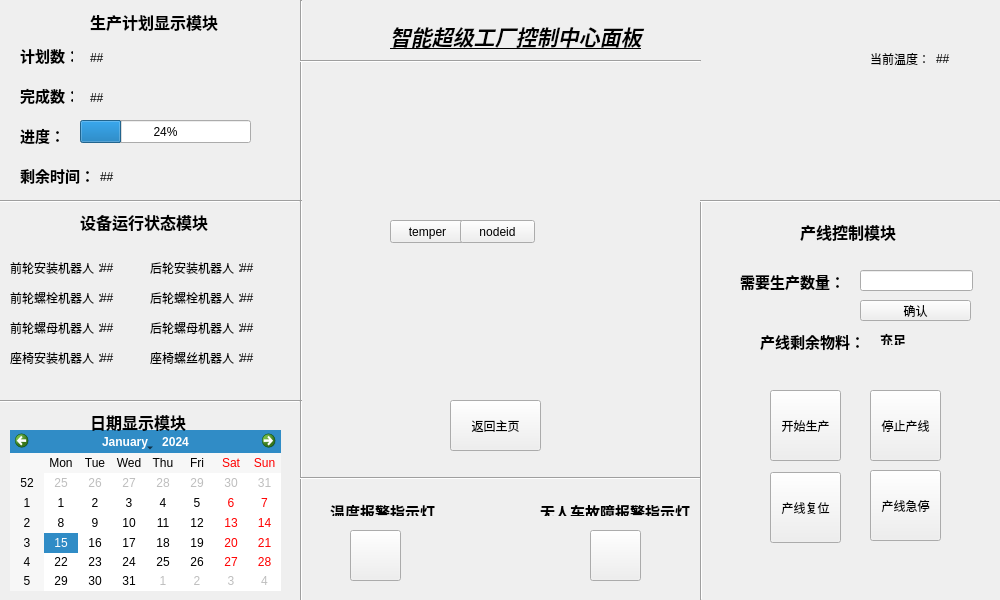
<?xml version="1.0" encoding="UTF-8"?>
<ui version="4.0">
 <class>admin</class>
 <widget class="QWidget" name="admin">
  <property name="geometry">
   <rect>
    <x>0</x>
    <y>0</y>
    <width>1000</width>
    <height>600</height>
   </rect>
  </property>
  <property name="windowTitle">
   <string>超级智能工厂控制中心面板</string>
  </property>
  <property name="styleSheet">
   <string notr="true">QWidget#admin{
background-image: url(:/wbg.jpg);
}</string>
  </property>
  <widget class="QPushButton" name="ui_back">
   <property name="geometry">
    <rect>
     <x>450</x>
     <y>400</y>
     <width>91</width>
     <height>51</height>
    </rect>
   </property>
   <property name="text">
    <string>返回主页</string>
   </property>
  </widget>
  <widget class="QPushButton" name="pushButton">
   <property name="geometry">
    <rect>
     <x>390</x>
     <y>220</y>
     <width>75</width>
     <height>23</height>
    </rect>
   </property>
   <property name="text">
    <string>temper</string>
   </property>
  </widget>
  <widget class="QPushButton" name="pushButton_2">
   <property name="geometry">
    <rect>
     <x>460</x>
     <y>220</y>
     <width>75</width>
     <height>23</height>
    </rect>
   </property>
   <property name="text">
    <string>nodeid</string>
   </property>
  </widget>
  <widget class="QLabel" name="label_2">
   <property name="geometry">
    <rect>
     <x>90</x>
     <y>10</y>
     <width>141</width>
     <height>21</height>
    </rect>
   </property>
   <property name="text">
    <string>&lt;html&gt;&lt;head/&gt;&lt;body&gt;&lt;p&gt;&lt;span style=&quot; font-size:12pt; font-weight:700;&quot;&gt;生产计划显示模块&lt;/span&gt;&lt;/p&gt;&lt;/body&gt;&lt;/html&gt;</string>
   </property>
  </widget>
  <widget class="QLabel" name="label_3">
   <property name="geometry">
    <rect>
     <x>20</x>
     <y>40</y>
     <width>53</width>
     <height>31</height>
    </rect>
   </property>
   <property name="text">
    <string>&lt;html&gt;&lt;head/&gt;&lt;body&gt;&lt;p&gt;&lt;span style=&quot; font-size:11pt; font-weight:700;&quot;&gt;计划数：&lt;/span&gt;&lt;/p&gt;&lt;/body&gt;&lt;/html&gt;</string>
   </property>
  </widget>
  <widget class="Line" name="line">
   <property name="geometry">
    <rect>
     <x>0</x>
     <y>200</y>
     <width>300</width>
     <height>2</height>
    </rect>
   </property>
   <property name="orientation">
    <enum>Qt::Orientation::Horizontal</enum>
   </property>
  </widget>
  <widget class="Line" name="line_2">
   <property name="geometry">
    <rect>
     <x>300</x>
     <y>0</y>
     <width>2</width>
     <height>201</height>
    </rect>
   </property>
   <property name="orientation">
    <enum>Qt::Orientation::Vertical</enum>
   </property>
  </widget>
  <widget class="Line" name="line_3">
   <property name="geometry">
    <rect>
     <x>0</x>
     <y>400</y>
     <width>300</width>
     <height>2</height>
    </rect>
   </property>
   <property name="orientation">
    <enum>Qt::Orientation::Horizontal</enum>
   </property>
  </widget>
  <widget class="Line" name="line_4">
   <property name="geometry">
    <rect>
     <x>300</x>
     <y>200</y>
     <width>2</width>
     <height>201</height>
    </rect>
   </property>
   <property name="orientation">
    <enum>Qt::Orientation::Vertical</enum>
   </property>
  </widget>
  <widget class="Line" name="line_5">
   <property name="geometry">
    <rect>
     <x>0</x>
     <y>600</y>
     <width>300</width>
     <height>2</height>
    </rect>
   </property>
   <property name="orientation">
    <enum>Qt::Orientation::Horizontal</enum>
   </property>
  </widget>
  <widget class="Line" name="line_6">
   <property name="geometry">
    <rect>
     <x>300</x>
     <y>400</y>
     <width>2</width>
     <height>201</height>
    </rect>
   </property>
   <property name="orientation">
    <enum>Qt::Orientation::Vertical</enum>
   </property>
  </widget>
  <widget class="Line" name="line_7">
   <property name="geometry">
    <rect>
     <x>700</x>
     <y>200</y>
     <width>3</width>
     <height>400</height>
    </rect>
   </property>
   <property name="orientation">
    <enum>Qt::Orientation::Vertical</enum>
   </property>
  </widget>
  <widget class="Line" name="line_8">
   <property name="geometry">
    <rect>
     <x>700</x>
     <y>200</y>
     <width>300</width>
     <height>2</height>
    </rect>
   </property>
   <property name="orientation">
    <enum>Qt::Orientation::Horizontal</enum>
   </property>
  </widget>
  <widget class="Line" name="line_9">
   <property name="geometry">
    <rect>
     <x>300</x>
     <y>470</y>
     <width>401</width>
     <height>16</height>
    </rect>
   </property>
   <property name="orientation">
    <enum>Qt::Orientation::Horizontal</enum>
   </property>
  </widget>
  <widget class="QLabel" name="label_4">
   <property name="geometry">
    <rect>
     <x>330</x>
     <y>500</y>
     <width>111</width>
     <height>16</height>
    </rect>
   </property>
   <property name="text">
    <string>&lt;html&gt;&lt;head/&gt;&lt;body&gt;&lt;p&gt;&lt;span style=&quot; font-size:11pt; font-weight:700;&quot;&gt;温度报警指示灯&lt;/span&gt;&lt;/p&gt;&lt;/body&gt;&lt;/html&gt;</string>
   </property>
  </widget>
  <widget class="QPushButton" name="ui_tempnormal">
   <property name="geometry">
    <rect>
     <x>350</x>
     <y>530</y>
     <width>51</width>
     <height>51</height>
    </rect>
   </property>
   <property name="text">
    <string/>
   </property>
  </widget>
  <widget class="QLabel" name="ui_plannumber">
   <property name="geometry">
    <rect>
     <x>90</x>
     <y>50</y>
     <width>53</width>
     <height>15</height>
    </rect>
   </property>
   <property name="text">
    <string>##</string>
   </property>
  </widget>
  <widget class="QLabel" name="label_7">
   <property name="geometry">
    <rect>
     <x>20</x>
     <y>120</y>
     <width>53</width>
     <height>31</height>
    </rect>
   </property>
   <property name="text">
    <string>&lt;html&gt;&lt;head/&gt;&lt;body&gt;&lt;p&gt;&lt;span style=&quot; font-size:11pt; font-weight:700;&quot;&gt;进度：&lt;/span&gt;&lt;/p&gt;&lt;/body&gt;&lt;/html&gt;</string>
   </property>
  </widget>
  <widget class="QLabel" name="label_8">
   <property name="geometry">
    <rect>
     <x>20</x>
     <y>80</y>
     <width>53</width>
     <height>31</height>
    </rect>
   </property>
   <property name="text">
    <string>&lt;html&gt;&lt;head/&gt;&lt;body&gt;&lt;p&gt;&lt;span style=&quot; font-size:11pt; font-weight:700;&quot;&gt;完成数：&lt;/span&gt;&lt;/p&gt;&lt;/body&gt;&lt;/html&gt;</string>
   </property>
  </widget>
  <widget class="QLabel" name="label_9">
   <property name="geometry">
    <rect>
     <x>20</x>
     <y>160</y>
     <width>71</width>
     <height>31</height>
    </rect>
   </property>
   <property name="text">
    <string>&lt;html&gt;&lt;head/&gt;&lt;body&gt;&lt;p&gt;&lt;span style=&quot; font-size:11pt; font-weight:700;&quot;&gt;剩余时间：&lt;/span&gt;&lt;/p&gt;&lt;/body&gt;&lt;/html&gt;</string>
   </property>
  </widget>
  <widget class="QLabel" name="ui_completenumber">
   <property name="geometry">
    <rect>
     <x>90</x>
     <y>90</y>
     <width>53</width>
     <height>15</height>
    </rect>
   </property>
   <property name="text">
    <string>##</string>
   </property>
  </widget>
  <widget class="QProgressBar" name="progressBar">
   <property name="geometry">
    <rect>
     <x>80</x>
     <y>120</y>
     <width>171</width>
     <height>23</height>
    </rect>
   </property>
   <property name="value">
    <number>24</number>
   </property>
  </widget>
  <widget class="QLabel" name="ui_lefttime">
   <property name="geometry">
    <rect>
     <x>100</x>
     <y>170</y>
     <width>53</width>
     <height>15</height>
    </rect>
   </property>
   <property name="text">
    <string>&lt;html&gt;&lt;head/&gt;&lt;body&gt;&lt;p&gt;##&lt;/p&gt;&lt;/body&gt;&lt;/html&gt;</string>
   </property>
  </widget>
  <widget class="Line" name="line_10">
   <property name="geometry">
    <rect>
     <x>300</x>
     <y>60</y>
     <width>401</width>
     <height>2</height>
    </rect>
   </property>
   <property name="orientation">
    <enum>Qt::Orientation::Horizontal</enum>
   </property>
  </widget>
  <widget class="QLabel" name="label_10">
   <property name="geometry">
    <rect>
     <x>390</x>
     <y>20</y>
     <width>261</width>
     <height>31</height>
    </rect>
   </property>
   <property name="text">
    <string>&lt;html&gt;&lt;head/&gt;&lt;body&gt;&lt;p&gt;&lt;span style=&quot; font-size:16pt; font-weight:700; font-style:italic; text-decoration: underline;&quot;&gt;智能超级工厂控制中心面板&lt;/span&gt;&lt;/p&gt;&lt;/body&gt;&lt;/html&gt;</string>
   </property>
  </widget>
  <widget class="QLabel" name="label_12">
   <property name="geometry">
    <rect>
     <x>80</x>
     <y>210</y>
     <width>131</width>
     <height>21</height>
    </rect>
   </property>
   <property name="text">
    <string>&lt;html&gt;&lt;head/&gt;&lt;body&gt;&lt;p&gt;&lt;span style=&quot; font-size:12pt; font-weight:700;&quot;&gt;设备运行状态模块&lt;/span&gt;&lt;/p&gt;&lt;/body&gt;&lt;/html&gt;</string>
   </property>
  </widget>
  <widget class="QLabel" name="label_11">
   <property name="geometry">
    <rect>
     <x>10</x>
     <y>260</y>
     <width>91</width>
     <height>16</height>
    </rect>
   </property>
   <property name="text">
    <string>前轮安装机器人：</string>
   </property>
  </widget>
  <widget class="QLabel" name="label_13">
   <property name="geometry">
    <rect>
     <x>10</x>
     <y>290</y>
     <width>91</width>
     <height>16</height>
    </rect>
   </property>
   <property name="text">
    <string>前轮螺栓机器人：</string>
   </property>
  </widget>
  <widget class="QLabel" name="label_14">
   <property name="geometry">
    <rect>
     <x>10</x>
     <y>320</y>
     <width>91</width>
     <height>16</height>
    </rect>
   </property>
   <property name="text">
    <string>前轮螺母机器人：</string>
   </property>
  </widget>
  <widget class="QLabel" name="label_15">
   <property name="geometry">
    <rect>
     <x>10</x>
     <y>350</y>
     <width>91</width>
     <height>16</height>
    </rect>
   </property>
   <property name="text">
    <string>座椅安装机器人：</string>
   </property>
  </widget>
  <widget class="QLabel" name="label_17">
   <property name="geometry">
    <rect>
     <x>150</x>
     <y>260</y>
     <width>91</width>
     <height>16</height>
    </rect>
   </property>
   <property name="text">
    <string>后轮安装机器人：</string>
   </property>
  </widget>
  <widget class="QLabel" name="label_18">
   <property name="geometry">
    <rect>
     <x>150</x>
     <y>290</y>
     <width>91</width>
     <height>16</height>
    </rect>
   </property>
   <property name="text">
    <string>后轮螺栓机器人：</string>
   </property>
  </widget>
  <widget class="QLabel" name="label_19">
   <property name="geometry">
    <rect>
     <x>150</x>
     <y>320</y>
     <width>91</width>
     <height>16</height>
    </rect>
   </property>
   <property name="text">
    <string>后轮螺母机器人：</string>
   </property>
  </widget>
  <widget class="QLabel" name="ui_zylsss">
   <property name="geometry">
    <rect>
     <x>150</x>
     <y>350</y>
     <width>91</width>
     <height>16</height>
    </rect>
   </property>
   <property name="text">
    <string>座椅螺丝机器人：</string>
   </property>
  </widget>
  <widget class="QLabel" name="ui_qllt">
   <property name="geometry">
    <rect>
     <x>100</x>
     <y>260</y>
     <width>41</width>
     <height>16</height>
    </rect>
   </property>
   <property name="text">
    <string>##</string>
   </property>
  </widget>
  <widget class="QLabel" name="ui_qlls">
   <property name="geometry">
    <rect>
     <x>100</x>
     <y>290</y>
     <width>41</width>
     <height>16</height>
    </rect>
   </property>
   <property name="text">
    <string>##</string>
   </property>
  </widget>
  <widget class="QLabel" name="ui_qllm">
   <property name="geometry">
    <rect>
     <x>100</x>
     <y>320</y>
     <width>41</width>
     <height>16</height>
    </rect>
   </property>
   <property name="text">
    <string>##</string>
   </property>
  </widget>
  <widget class="QLabel" name="ui_zyaz">
   <property name="geometry">
    <rect>
     <x>100</x>
     <y>350</y>
     <width>41</width>
     <height>16</height>
    </rect>
   </property>
   <property name="text">
    <string>##</string>
   </property>
  </widget>
  <widget class="QLabel" name="ui_hllt">
   <property name="geometry">
    <rect>
     <x>240</x>
     <y>260</y>
     <width>41</width>
     <height>16</height>
    </rect>
   </property>
   <property name="text">
    <string>##</string>
   </property>
  </widget>
  <widget class="QLabel" name="ui_hlls">
   <property name="geometry">
    <rect>
     <x>240</x>
     <y>290</y>
     <width>41</width>
     <height>16</height>
    </rect>
   </property>
   <property name="text">
    <string>##</string>
   </property>
  </widget>
  <widget class="QLabel" name="ui_hllm">
   <property name="geometry">
    <rect>
     <x>240</x>
     <y>320</y>
     <width>41</width>
     <height>16</height>
    </rect>
   </property>
   <property name="text">
    <string>##</string>
   </property>
  </widget>
  <widget class="QLabel" name="ui_zyls">
   <property name="geometry">
    <rect>
     <x>240</x>
     <y>350</y>
     <width>41</width>
     <height>16</height>
    </rect>
   </property>
   <property name="text">
    <string>##</string>
   </property>
  </widget>
  <widget class="QCalendarWidget" name="calendarWidget">
   <property name="geometry">
    <rect>
     <x>10</x>
     <y>430</y>
     <width>271</width>
     <height>161</height>
    </rect>
   </property>
  </widget>
  <widget class="QLabel" name="label_16">
   <property name="geometry">
    <rect>
     <x>300</x>
     <y>60</y>
     <width>401</width>
     <height>301</height>
    </rect>
   </property>
   <property name="styleSheet">
    <string notr="true">background-image: url(:/pki110685(1).jpg);</string>
   </property>
   <property name="text">
    <string/>
   </property>
  </widget>
  <widget class="QLabel" name="label_21">
   <property name="geometry">
    <rect>
     <x>90</x>
     <y>410</y>
     <width>101</width>
     <height>21</height>
    </rect>
   </property>
   <property name="text">
    <string>&lt;html&gt;&lt;head/&gt;&lt;body&gt;&lt;p&gt;&lt;span style=&quot; font-size:12pt; font-weight:700;&quot;&gt;日期显示模块&lt;/span&gt;&lt;/p&gt;&lt;/body&gt;&lt;/html&gt;</string>
   </property>
  </widget>
  <widget class="QLabel" name="label_22">
   <property name="geometry">
    <rect>
     <x>800</x>
     <y>220</y>
     <width>101</width>
     <height>21</height>
    </rect>
   </property>
   <property name="text">
    <string>&lt;html&gt;&lt;head/&gt;&lt;body&gt;&lt;p&gt;&lt;span style=&quot; font-size:12pt; font-weight:700;&quot;&gt;产线控制模块&lt;/span&gt;&lt;/p&gt;&lt;/body&gt;&lt;/html&gt;</string>
   </property>
  </widget>
  <widget class="QLabel" name="label_23">
   <property name="geometry">
    <rect>
     <x>740</x>
     <y>270</y>
     <width>101</width>
     <height>21</height>
    </rect>
   </property>
   <property name="text">
    <string>&lt;html&gt;&lt;head/&gt;&lt;body&gt;&lt;p&gt;&lt;span style=&quot; font-size:11pt; font-weight:700;&quot;&gt;需要生产数量：&lt;/span&gt;&lt;/p&gt;&lt;/body&gt;&lt;/html&gt;</string>
   </property>
  </widget>
  <widget class="QLineEdit" name="ui_productnumber">
   <property name="geometry">
    <rect>
     <x>860</x>
     <y>270</y>
     <width>113</width>
     <height>21</height>
    </rect>
   </property>
  </widget>
  <widget class="QPushButton" name="ui_startall">
   <property name="geometry">
    <rect>
     <x>770</x>
     <y>390</y>
     <width>71</width>
     <height>71</height>
    </rect>
   </property>
   <property name="text">
    <string>开始生产</string>
   </property>
  </widget>
  <widget class="QPushButton" name="ui_stopall">
   <property name="geometry">
    <rect>
     <x>870</x>
     <y>390</y>
     <width>71</width>
     <height>71</height>
    </rect>
   </property>
   <property name="text">
    <string>停止产线</string>
   </property>
  </widget>
  <widget class="QPushButton" name="ui_allhome">
   <property name="geometry">
    <rect>
     <x>770</x>
     <y>472</y>
     <width>71</width>
     <height>71</height>
    </rect>
   </property>
   <property name="text">
    <string>产线复位</string>
   </property>
  </widget>
  <widget class="QLabel" name="label_24">
   <property name="geometry">
    <rect>
     <x>760</x>
     <y>330</y>
     <width>101</width>
     <height>21</height>
    </rect>
   </property>
   <property name="text">
    <string>&lt;html&gt;&lt;head/&gt;&lt;body&gt;&lt;p&gt;&lt;span style=&quot; font-size:11pt; font-weight:700;&quot;&gt;产线剩余物料：&lt;/span&gt;&lt;/p&gt;&lt;/body&gt;&lt;/html&gt;</string>
   </property>
  </widget>
  <widget class="QLabel" name="label_25">
   <property name="geometry">
    <rect>
     <x>880</x>
     <y>330</y>
     <width>53</width>
     <height>15</height>
    </rect>
   </property>
   <property name="text">
    <string>&lt;html&gt;&lt;head/&gt;&lt;body&gt;&lt;p&gt;&lt;span style=&quot; font-size:10pt; font-weight:700;&quot;&gt;充足&lt;/span&gt;&lt;/p&gt;&lt;/body&gt;&lt;/html&gt;</string>
   </property>
  </widget>
  <widget class="QLabel" name="label_5">
   <property name="geometry">
    <rect>
     <x>540</x>
     <y>500</y>
     <width>151</width>
     <height>16</height>
    </rect>
   </property>
   <property name="text">
    <string>&lt;html&gt;&lt;head/&gt;&lt;body&gt;&lt;p&gt;&lt;span style=&quot; font-size:11pt; font-weight:700;&quot;&gt;无人车故障报警指示灯&lt;/span&gt;&lt;/p&gt;&lt;/body&gt;&lt;/html&gt;</string>
   </property>
  </widget>
  <widget class="QPushButton" name="ui_nomencar">
   <property name="geometry">
    <rect>
     <x>590</x>
     <y>530</y>
     <width>51</width>
     <height>51</height>
    </rect>
   </property>
   <property name="text">
    <string/>
   </property>
  </widget>
  <widget class="QPushButton" name="ui_allemstop">
   <property name="geometry">
    <rect>
     <x>870</x>
     <y>470</y>
     <width>71</width>
     <height>71</height>
    </rect>
   </property>
   <property name="text">
    <string>产线急停</string>
   </property>
  </widget>
  <widget class="QPushButton" name="ui_comfrimproduct">
   <property name="geometry">
    <rect>
     <x>860</x>
     <y>300</y>
     <width>111</width>
     <height>21</height>
    </rect>
   </property>
   <property name="text">
    <string>确认</string>
   </property>
  </widget>
  <widget class="QWidget" name="">
   <property name="geometry">
    <rect>
     <x>870</x>
     <y>50</y>
     <width>91</width>
     <height>17</height>
    </rect>
   </property>
   <layout class="QHBoxLayout" name="horizontalLayout">
    <item>
     <widget class="QLabel" name="label">
      <property name="text">
       <string>当前温度：</string>
      </property>
     </widget>
    </item>
    <item>
     <widget class="QLabel" name="temp">
      <property name="text">
       <string>##</string>
      </property>
     </widget>
    </item>
   </layout>
  </widget>
  <zorder>pushButton</zorder>
  <zorder>ui_back</zorder>
  <zorder>temp</zorder>
  <zorder>label</zorder>
  <zorder>pushButton_2</zorder>
  <zorder>label_2</zorder>
  <zorder>label_3</zorder>
  <zorder>line</zorder>
  <zorder>line_2</zorder>
  <zorder>line_3</zorder>
  <zorder>line_4</zorder>
  <zorder>line_5</zorder>
  <zorder>line_6</zorder>
  <zorder>line_7</zorder>
  <zorder>line_8</zorder>
  <zorder>line_9</zorder>
  <zorder>label_4</zorder>
  <zorder>ui_plannumber</zorder>
  <zorder>label_7</zorder>
  <zorder>label_8</zorder>
  <zorder>label_9</zorder>
  <zorder>ui_completenumber</zorder>
  <zorder>progressBar</zorder>
  <zorder>ui_lefttime</zorder>
  <zorder>line_10</zorder>
  <zorder>label_10</zorder>
  <zorder>label_12</zorder>
  <zorder>label_11</zorder>
  <zorder>label_13</zorder>
  <zorder>label_14</zorder>
  <zorder>label_15</zorder>
  <zorder>label_17</zorder>
  <zorder>label_18</zorder>
  <zorder>label_19</zorder>
  <zorder>ui_zylsss</zorder>
  <zorder>ui_qllt</zorder>
  <zorder>ui_qlls</zorder>
  <zorder>ui_qllm</zorder>
  <zorder>ui_zyaz</zorder>
  <zorder>ui_hllt</zorder>
  <zorder>ui_hlls</zorder>
  <zorder>ui_hllm</zorder>
  <zorder>ui_zyls</zorder>
  <zorder>calendarWidget</zorder>
  <zorder>label_16</zorder>
  <zorder>label_21</zorder>
  <zorder>label_22</zorder>
  <zorder>label_23</zorder>
  <zorder>ui_productnumber</zorder>
  <zorder>ui_startall</zorder>
  <zorder>ui_stopall</zorder>
  <zorder>ui_allhome</zorder>
  <zorder>label_24</zorder>
  <zorder>label_25</zorder>
  <zorder>ui_tempnormal</zorder>
  <zorder>label_5</zorder>
  <zorder>ui_nomencar</zorder>
  <zorder>ui_allemstop</zorder>
  <zorder>ui_comfrimproduct</zorder>
 </widget>
 <resources/>
 <connections/>
</ui>
